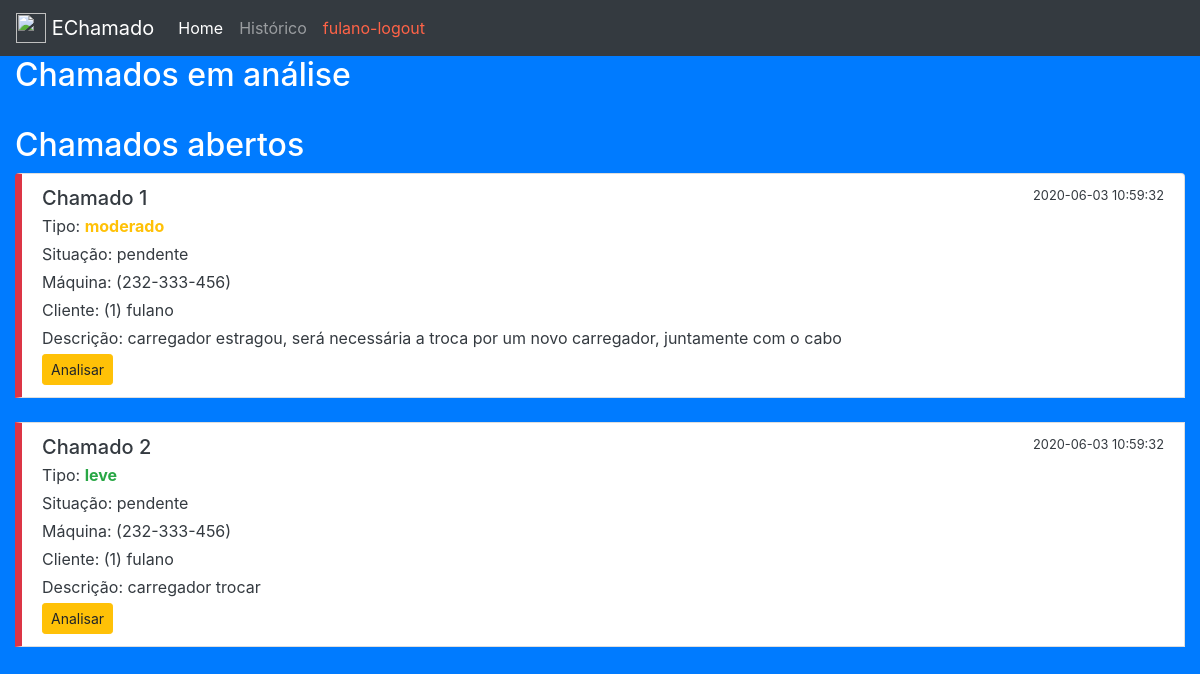
The page /pTecnico.php (signed in) on the database its author committed.
### tables this page shows
CREATE TABLE chamado (
    id INTEGER AUTO_INCREMENT PRIMARY KEY,
    dthrCadastro DATETIME NOT NULL DEFAULT now(),
    descricao VARCHAR(500) NOT NULL,
    tipo VARCHAR(10) NOT NULL,
    situacao VARCHAR(10) NOT NULL DEFAULT "pendente",
    ipMaquina VARCHAR(30),
    idCliente INTEGER NOT NULL,
    idTecnico INTEGER,
    dthrAnalise DATETIME,
    dthrFinalizado DATETIME
) CHARSET=utf8;

CREATE TABLE cliente (
    id INTEGER AUTO_INCREMENT PRIMARY KEY,
    nome VARCHAR(50) NOT NULL,
    senha VARCHAR(5) NOT NULL,
    ativo BOOLEAN NOT NULL DEFAULT 1,
    ipMaquina VARCHAR(30)
) CHARSET=utf8;

### pTecnico.php (the view, shortened to what this page needs)
<?php
    require_once 'conect.php';
?>
<body id="fundo">
<div class="container-fluid">
    <div class="row">
        <div class="col-sm-12" id="menu">
            <nav class="navbar navbar-expand-lg navbar-dark bg-dark">
                <a class="navbar-brand" href="pTecnico.php"><img src="https://img.icons8.com/color/48/000000/technical-support.png" width="30" height="30" class="d-inline-block align-top" alt="" loading="lazy"> EChamado</a>
                <div class="collapse navbar-collapse" id="navbarNav">
                    <ul class="navbar-nav">
                        <li class="nav-item active"><a class="nav-link" href="pTecnico.php">Home</a></li>
                        <li class="nav-item"><a class="nav-link" href="tecRelFinalizados.php">Histórico</a></li>
                        <li class="nav-item"><a class="nav-link" href="logout.php" style="color:tomato;"><?=$_SESSION['nome']?>-logout</a></li>
                    </ul>
                </div>
            </nav>
        </div>
    </div>
    <div class="row">
        <div class="col-sm-12">
            <h2>Chamados em análise</h2>
            <br>
        </div>
    </div>
    <div class="row">
        <div class="col-sm-12">
            <h2>Chamados abertos</h2>
            <div class="list-group">
                <?php
                $r = $db->query("SELECT * FROM chamado WHERE situacao='pendente' ORDER BY dthrCadastro DESC,situacao,tipo DESC");
                $linhas = $r->fetchAll(PDO::FETCH_ASSOC);
                foreach($linhas as $l) {
                    switch ($l['tipo']) {
                        case "leve":
                            $cor = "#28A745";
                            break;
                        case "moderado":
                            $cor = "#FFC107";
                            break;
                    }
                    echo "
                            <li class='list-group-item' id='item2'>
                                <div class='d-flex w-100 justify-content-between'>
                                    <h5 class='mb-1'>Chamado ".$l['id']."</h5>
                                    <small>".$l['dthrCadastro']."</small>
                                </div>
                                <p class='mb-1'>Tipo: <span style='color: ".$cor."'><b>".$l['tipo']."</b></span></p>
                                <p class='mb-1'>Situação: ".$l['situacao']."</p>
                        ";
                    echo "
                                <p class='mb-1'>Máquina: (".$l['ipMaquina'].") ".$nomeMaquina."</p>
                        ";
                    $r3 = $db->prepare("SELECT nome FROM cliente WHERE id=?");
                    $r3->execute(array($l['idCliente']));
                    $linhas3 = $r3->fetchAll(PDO::FETCH_ASSOC);
                    foreach($linhas3 as $l3) {$nomeCliente = $l3['nome'];}
                    echo "
                                <p class='mb-1'>Cliente: (".$l['idCliente'].") ".$nomeCliente."</p>
                                <p class='mb-1'>Descrição: ".$l['descricao']."</p>
                                <a class='btn btn-warning btn-sm' href='analisarChamado.php?id=".base64_encode($l['id'])."'>Analisar</a>
                            </li>
                        ";
                    echo "<br>";
                }
                ?>
            </div>
        </div>
    </div>
</div>
</body>
</html>

### estilo.css (style rules this page uses)
#fundo { background-color: #007BFF; color: white; }
#menu { padding: 0%; }
#item2 { color: #343A40; border-left: solid 7px #DC3545; }

### rows shown on the page
chamado: id "1", dthrCadastro "2020-06-03 10:59:32", tipo "moderado", situacao "pendente", ipMaquina "232-333-456", idCliente "1", idCliente.nome "fulano", descricao "carregador estragou, será necessária a troca por um novo carregador, juntamente com o cabo"
chamado: id "2", dthrCadastro "2020-06-03 10:59:32", tipo "leve", situacao "pendente", ipMaquina "232-333-456", idCliente "1", idCliente.nome "fulano", descricao "carregador trocar"

### other values the page prints
$_SESSION['nome'] "fulano"
